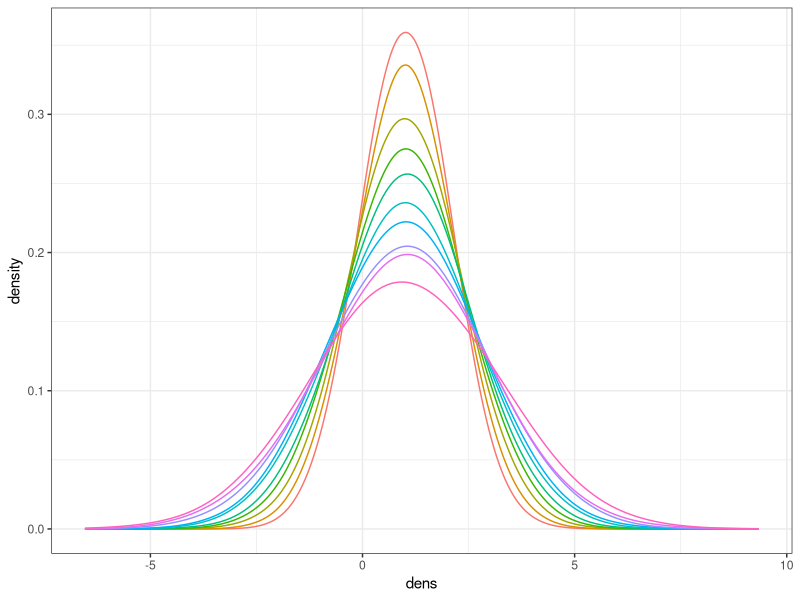
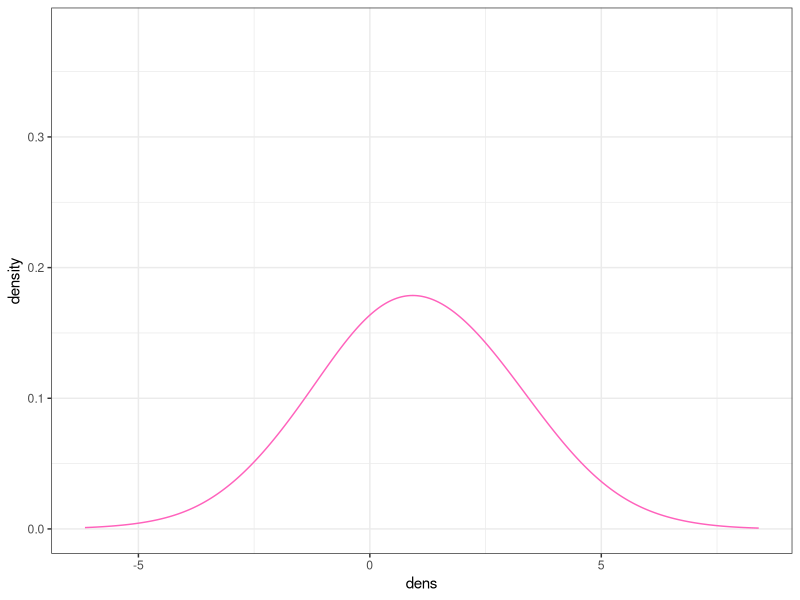

R code for these plots, in order:
##  Conceptual plots for proposal
library(ggplot2)

boots <- 10
samps <- 10000
dens_df <- list()
sdvec <- seq(1,2,length.out = boots)

for(i in 1:boots){
  x <- rnorm(samps, mean = 1, sd = sdvec[i])
  xdf <- data.frame(boot=i, dens=x)
  dens_df <- rbind(dens_df, xdf)
}

ggplot(dens_df, aes(x=dens, color=as.factor(boot)))+
  geom_line(stat = "density", adjust=3)+
  theme_bw()+
  guides(color=FALSE)

gg_color_hue <- function(n) {
  hues = seq(15, 375, length = n + 1)
  hcl(h = hues, l = 65, c = 100)[1:n]
}
n = boots
cols = gg_color_hue(n)
ggplot(subset(dens_df, boot==boots), aes(x=dens))+
  geom_line(stat = "density", adjust=3, color=cols[boots])+
  theme_bw()+
  scale_y_continuous(limits=c(0,0.38))+
  guides(color=FALSE)





